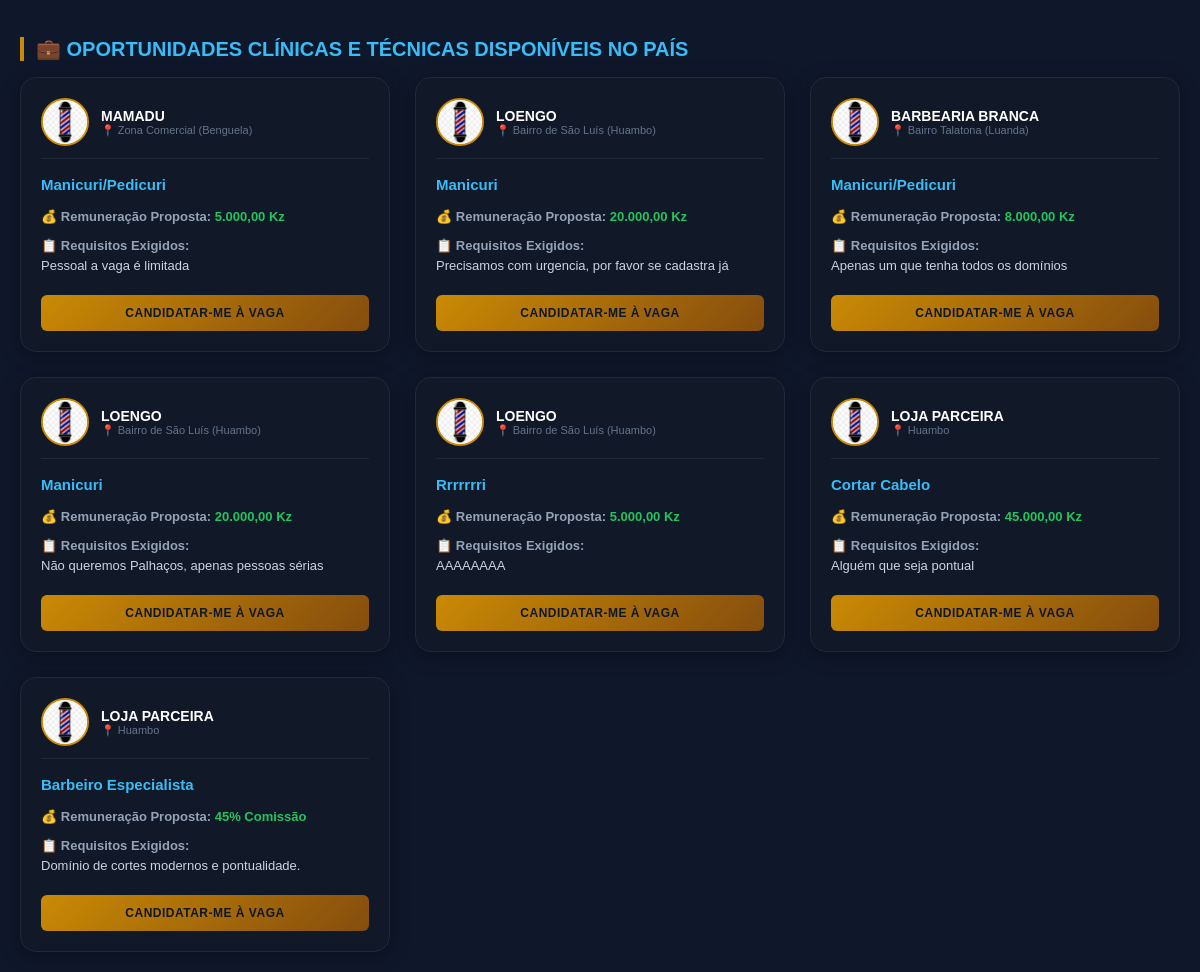
/Vagas.php, run on the app's committed database.
### tables this page shows
CREATE TABLE `vagas_trabalho` (
  `id` int(11) NOT NULL AUTO_INCREMENT,
  `id_barbearia` int(11) NOT NULL,
  `cargo` varchar(255) NOT NULL,
  `salario` varchar(100) NOT NULL,
  `requisitos` text NOT NULL,
  `data_criacao` datetime NOT NULL,
  `cliques` int(11) DEFAULT 0,
  PRIMARY KEY (`id`)
);

CREATE TABLE `usuario` (
  `codigo` int(11) NOT NULL AUTO_INCREMENT,
  `pin_acesso` varchar(9) DEFAULT NULL,
  `nome` varchar(100) NOT NULL,
  `nome_funcionario` varchar(255) DEFAULT 'Não preenchido',
  `email` varchar(100) NOT NULL,
  `telefone` varchar(30) NOT NULL,
  `endereco` varchar(100) DEFAULT 'Huambo',
  `tipos_de_servico` varchar(50) DEFAULT 'Geral',
  `preco` decimal(10,2) DEFAULT 0.00,
  `transacao_status` varchar(30) DEFAULT 'Aguardando Validação',
  `visivel_no_site` int(1) DEFAULT 1,
  `nivel` varchar(30) DEFAULT 'parceiro_hospedado',
  `slug` varchar(50) DEFAULT 'Login',
  `bi_frente` varchar(255) DEFAULT NULL,
  `bi_verso` varchar(255) DEFAULT NULL,
  `logo_empresa` varchar(255) DEFAULT 'OIP (6).webp',
  `senha` varchar(255) DEFAULT NULL,
  `data` date NOT NULL,
  `especificacoes_json` text DEFAULT NULL,
  `iban_bancario` varchar(50) DEFAULT 'AO06.0000.0000.0000.0000.0',
  PRIMARY KEY (`codigo`)
);

CREATE TABLE `lojas` (
  `id` int(11) NOT NULL AUTO_INCREMENT,
  `id_publico` varchar(20) DEFAULT NULL,
  `pin_acesso` varchar(9) DEFAULT NULL,
  `nome_loja` varchar(255) NOT NULL,
  `email_mercantil` varchar(255) NOT NULL,
  `telefone_corporativo` varchar(50) NOT NULL,
  `endereco_armazem` text NOT NULL,
  `slug_loja` varchar(255) NOT NULL,
  `senha_administracao` varchar(255) NOT NULL,
  `transacao_status` varchar(50) DEFAULT 'Confirmado',
  `visivel_no_site` int(11) DEFAULT 1,
  `especificacoes_json` text DEFAULT NULL,
  `data_cadastro` date NOT NULL,
  `iban_bancario` varchar(50) DEFAULT 'AO06.0000.0000.0000.0000.0',
  PRIMARY KEY (`id`),
  UNIQUE KEY `email_mercantil` (`email_mercantil`)
);

### Vagas.php (the view, shortened to what this page needs)
<?php
include_once("Conexao.php");
$conexao_link = $conexao_aurelius ?? $conexao ?? $link ?? $conn ?? $pdo ?? null;
if (!$conexao_link || !($conexao_link instanceof mysqli)) {
    $conexao_link = @mysqli_connect("127.0.0.1", "root", "", "aurelius_salao");
}
$vagasAtivasdaRede = [];
if ($conexao_link) {
    mysqli_set_charset($conexao_link, "utf8mb4");
    $query_vagas = "
        SELECT
            v.id, v.id_barbearia, v.cargo, v.salario, v.requisitos, v.data_criacao, v.cliques,
            u.nome AS empresa_nome, u.logo_empresa, u.endereco AS empresa_local,
            l.nome_loja, l.endereco_armazem
        FROM vagas_trabalho v
        LEFT JOIN usuario u ON v.id_barbearia = u.codigo
        LEFT JOIN lojas l ON v.id_barbearia = l.id
        ORDER BY v.id DESC
        LIMIT 15
    ";
    $resultado_vagas = mysqli_query($conexao_link, $query_vagas);
    if ($resultado_vagas) {
        while ($vaga = mysqli_fetch_assoc($resultado_vagas)) {
            $id_vaga = (int)$vaga['id'];
            if (!empty($vaga['nome_loja'])) {
                $nome_f = $vaga['nome_loja'];
                $local_f = $vaga['endereco_armazem'];
            } else {
                $nome_f = !empty($vaga['empresa_nome']) ? $vaga['empresa_nome'] : "Loja Parceira";
                $local_f = !empty($vaga['empresa_local']) ? $vaga['empresa_local'] : "Huambo";
            }
            $logo_banco = trim($vaga['logo_empresa'] ?? '');
            $logo_f = (!empty($logo_banco) && $logo_banco !== "OIP (6).webp") ? "uploads/" . $logo_banco : "OIP (6).webp";
            $vagasAtivasdaRede[] = [
                "id" => $id_vaga,
                "id_barbearia" => $vaga['id_barbearia'],
                "empresa" => $nome_f,
                "localidade" => $local_f,
                "logo" => $logo_f,
                "cargo" => $vaga['cargo'],
                "salario" => $vaga['salario'],
                "requisitos" => $vaga['requisitos']
            ];
        }
    }
}
?>
<!DOCTYPE html>
<html lang="pt">
<head>
</head>
<body>
<div style="max-width: 1350px; margin: 0 auto;">
    <h2 style="color: #38bdf8; text-transform: uppercase; border-left: 4px solid #ca8a04; padding-left: 12px; font-size: 20px;">💼 Oportunidades Clínicas e Técnicas Disponíveis no País</h2>
    <div class="grid-oportunidades">
        <?php if (!empty($vagasAtivasdaRede)): ?>
            <?php foreach ($vagasAtivasdaRede as $vaga_card):
                $salario_f = is_numeric($vaga_card['salario']) ? number_format($vaga_card['salario'], 2, ',', '.') . " Kz" : $vaga_card['salario'];
            ?>
                <div class="card-vaga-aurelius">
                    <div>
                        <div style="display: flex; align-items: center; gap: 12px; margin-bottom: 15px; border-bottom: 1px solid #1f2937; padding-bottom: 12px;">
                            <div style="width: 44px; height: 44px; border-radius: 50%; overflow: hidden; border: 2px solid #ca8a04; background: #fff; flex-shrink: 0; display: flex; align-items: center; justify-content: center;">
                                <img src="<?= $vaga_card['logo'] ?>" style="width: 100%; height: 100%; object-fit: cover;" onerror="this.src='OIP (6).webp';">
                            </div>
                            <div style="min-width: 0; flex: 1; text-align: left;">
                                <strong style="color: #fff; font-size: 14px; display: block; white-space: nowrap; overflow: hidden; text-overflow: ellipsis; text-transform: uppercase;"><?= htmlspecialchars($vaga_card['empresa']) ?></strong>
                                <span style="color: #64748b; font-size: 11px; display: block; white-space: nowrap; overflow: hidden; text-overflow: ellipsis;">📍 <?= htmlspecialchars($vaga_card['localidade']) ?></span>
                            </div>
                        </div>
                        <div style="text-align: left; font-size: 13px; color: #94a3b8; line-height: 1.5;">
                            <h4 style="color: #38bdf8; margin: 0 0 10px 0; font-size: 15px; text-transform: capitalize; font-weight: bold;"><?= htmlspecialchars($vaga_card['cargo']) ?></h4>
                            <p style="margin: 4px 0;">💰 <b>Remuneração Proposta:</b> <span style="color: #22c55e; font-weight: bold;"><?= htmlspecialchars($salario_f) ?></span></p>
                            <p style="margin: 10px 0 0 0;">📋 <b>Requisitos Exigidos:</b><br><span style="color: #cbd5e1;"><?= nl2br(htmlspecialchars($vaga_card['requisitos'])) ?></span></p>
                        </div>
                    </div>
                    <button type="button" onclick="abrirFormulárioCandidato(<?= $vaga_card['id'] ?>, <?= $vaga_card['id_barbearia'] ?>, '<?= htmlspecialchars($vaga_card['cargo']) ?>')" style="width: 100%; margin-top: 20px; background: linear-gradient(135deg, #ca8a04, #854d0e); color: #0f172a; border: none; padding: 11px; font-size: 12px; font-weight: bold; border-radius: 6px; cursor: pointer; text-transform: uppercase; letter-spacing: 0.5px;">
                        Candidatar-me à Vaga
                    </button>
                </div>
            <?php endforeach; ?>
        <?php else: ?>
            <div style="grid-column: 1 / -1; text-align: center; padding: 40px; background: #111827; border-radius: 12px; border: 1px dashed #1f2937; width: 100%;">
                <p style="color: #64748b; font-size: 14px; margin: 0;">Nenhuma oportunidade localizada neste momento.</p>
            </div>
        <?php endif; ?>
    </div>
</div>
</body>
</html>

### Vagas.php (style rules this page uses)
body { font-family: sans-serif; background-color: #0f172a; margin: 0; padding: 20px; color: #ffffff; }
.grid-oportunidades { display: grid; grid-template-columns: repeat(auto-fit, minmax(320px, 1fr)); gap: 25px; }
.card-vaga-aurelius { background: #111827; border: 1px solid #1f2937; border-radius: 16px; padding: 20px; display: flex; flex-direction: column; justify-content: space-between; box-shadow: 0 4px 20px rgba(0,0,0,0.3); }

### data on the page
vagas_trabalho: usuario.logo_empresa (picture), lojas.nome_loja "MAMADU", lojas.endereco_armazem "Zona Comercial (Benguela)", cargo "Manicuri/Pedicuri", salario "5.000,00 Kz", requisitos "Pessoal a vaga é limitada"
vagas_trabalho: lojas.nome_loja "LOENGO", lojas.endereco_armazem "Bairro de São Luís (Huambo)", cargo "Manicuri", salario "20.000,00 Kz", requisitos "Precisamos com urgencia, por favor se cadastra já"
vagas_trabalho: usuario.logo_empresa (picture), lojas.nome_loja "BARBEARIA BRANCA", lojas.endereco_armazem "Bairro Talatona (Luanda)", cargo "Manicuri/Pedicuri", salario "8.000,00 Kz", requisitos "Apenas um que tenha todos os domínios"
vagas_trabalho: lojas.nome_loja "LOENGO", lojas.endereco_armazem "Bairro de São Luís (Huambo)", cargo "Manicuri", salario "20.000,00 Kz", requisitos "Não queremos Palhaços, apenas pessoas sérias"
vagas_trabalho: lojas.nome_loja "LOENGO", lojas.endereco_armazem "Bairro de São Luís (Huambo)", cargo "Rrrrrrri", salario "5.000,00 Kz", requisitos "AAAAAAAA"
vagas_trabalho: empresa "LOJA PARCEIRA", localidade "Huambo", cargo "Cortar Cabelo", salario "45.000,00 Kz", requisitos "Alguém que seja pontual"
vagas_trabalho: empresa "LOJA PARCEIRA", localidade "Huambo", cargo "Barbeiro Especialista", salario "45% Comissão", requisitos "Domínio de cortes modernos e pontualidade."
